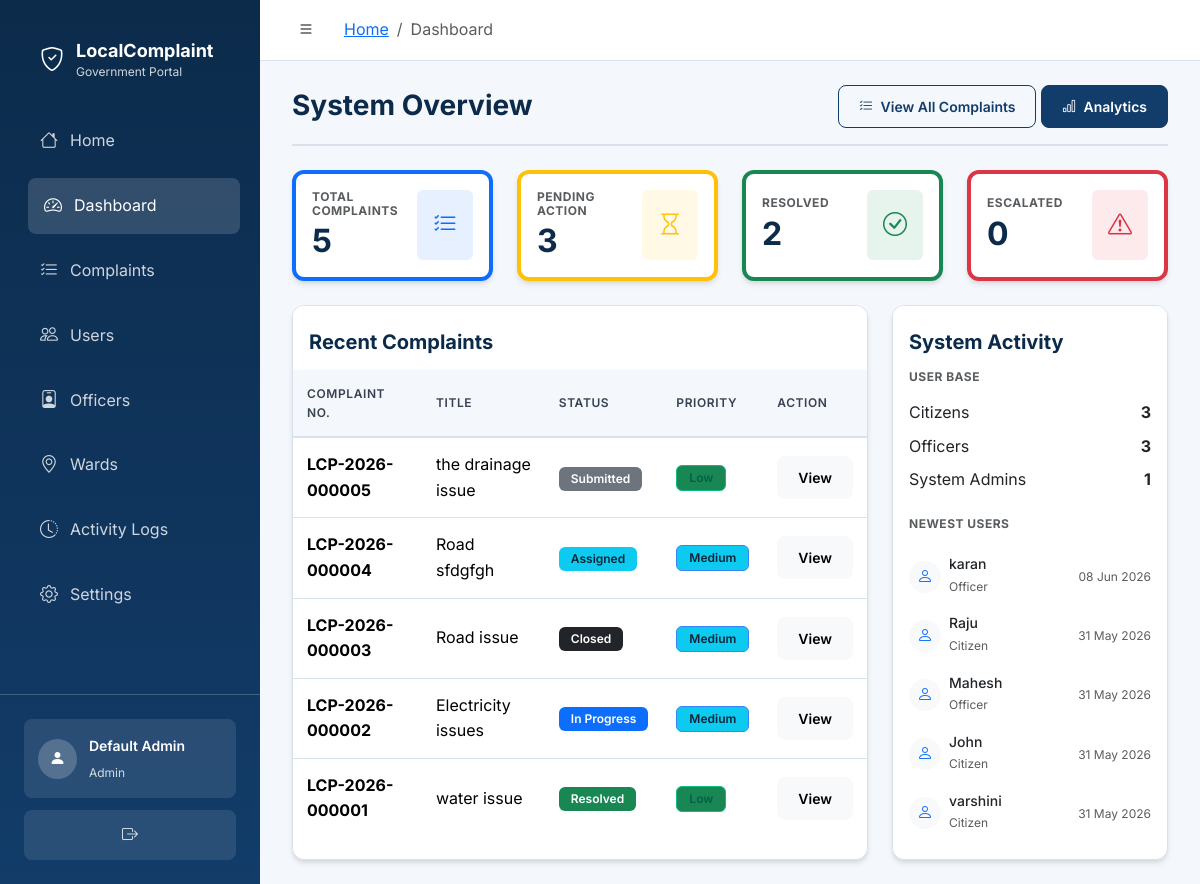
The app's page /admin/dashboard (signed in), older data.
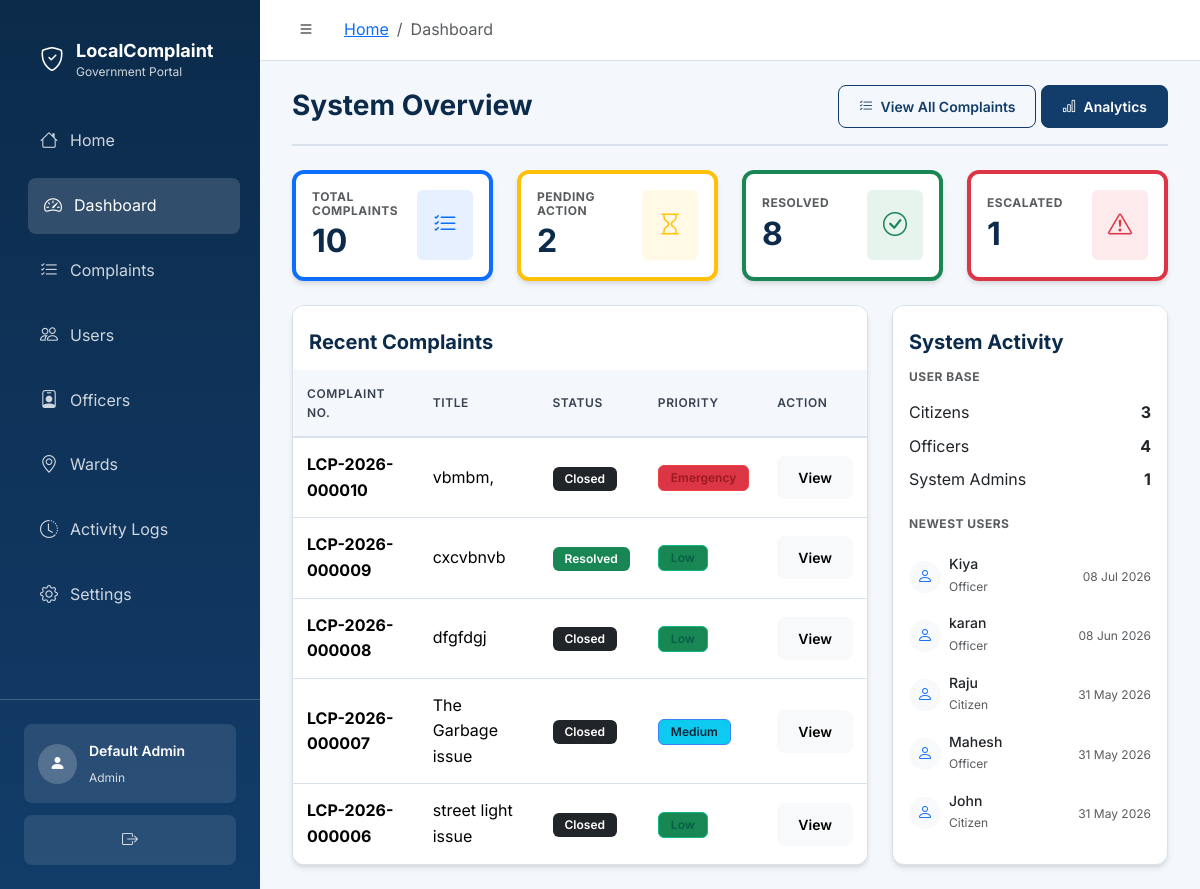
The same page, newer data.
### backend/models/complaint.py (models this page shows, shortened)
class Complaint(db.Model):
    __tablename__ = "complaints"
    STATUS_SUBMITTED = "Submitted"
    STATUS_ASSIGNED = "Assigned"
    STATUS_IN_PROGRESS = "In Progress"
    STATUS_RESOLVED = "Resolved"
    STATUS_CLOSED = "Closed"
    STATUSES = (
        STATUS_SUBMITTED,
        STATUS_ASSIGNED,
        STATUS_IN_PROGRESS,
        STATUS_RESOLVED,
        STATUS_CLOSED,
    )
    PRIORITY_LOW = "Low"
    PRIORITY_MEDIUM = "Medium"
    PRIORITY_HIGH = "High"
    PRIORITY_EMERGENCY = "Emergency"
    PRIORITIES = (
        PRIORITY_LOW,
        PRIORITY_MEDIUM,
        PRIORITY_HIGH,
        PRIORITY_EMERGENCY,
    )
    ESCALATION_NORMAL = "Normal"
    ESCALATION_URGENT = "Urgent"
    ESCALATION_CRITICAL = "Critical"
    ESCALATION_LEVELS = (
        ESCALATION_NORMAL,
        ESCALATION_URGENT,
        ESCALATION_CRITICAL,
    )
    REFILE_AFTER_DAYS = 7
    complaint_id = db.Column(db.Integer, primary_key=True, autoincrement=True)
    complaint_number = db.Column(
        db.String(30),
        unique=True,
        nullable=True,
        index=True,
    )
    title = db.Column(db.String(200), nullable=False)
    description = db.Column(db.Text, nullable=False)
    category_id = db.Column(
        db.Integer,
        db.ForeignKey(
            "complaint_categories.category_id",
            ondelete="RESTRICT",
            onupdate="CASCADE",
        ),
        nullable=False,
        index=True,
    )
    priority = db.Column(
        db.Enum(*PRIORITIES, name="complaint_priority"),
        nullable=False,
        default=PRIORITY_MEDIUM,
        index=True,
    )
    status = db.Column(
        db.Enum(*STATUSES, name="complaint_status"),
        nullable=False,
        default=STATUS_SUBMITTED,
        index=True,
    )
    escalation_level = db.Column(
        db.Enum(*ESCALATION_LEVELS, name="complaint_escalation_level"),
        nullable=False,
        default=ESCALATION_NORMAL,
        index=True,
    )
    location = db.Column(db.String(255), nullable=False)
    ward_id = db.Column(
        db.Integer,
        db.ForeignKey("wards.ward_id", ondelete="RESTRICT", onupdate="CASCADE"),
        nullable=False,
        index=True,
    )
    citizen_id = db.Column(
        db.Integer,
        db.ForeignKey("users.user_id", ondelete="RESTRICT", onupdate="CASCADE"),
        nullable=False,
        index=True,
    )
    assigned_officer_id = db.Column(
        db.Integer,
        db.ForeignKey("users.user_id", ondelete="SET NULL", onupdate="CASCADE"),
        index=True,
    )
    before_image_path = db.Column(db.String(255))
    after_image_path = db.Column(db.String(255))
    resolution_notes = db.Column(db.Text)
    work_performed = db.Column(db.Text)
    materials_used = db.Column(db.Text)
    additional_remarks = db.Column(db.Text)
    is_active = db.Column(db.Boolean, nullable=False, default=True, index=True)
    submitted_at = db.Column(
        db.DateTime,
        nullable=False,
        default=datetime.utcnow,
        index=True,
    )
    assigned_at = db.Column(db.DateTime)
    resolved_at = db.Column(db.DateTime)
    closed_at = db.Column(db.DateTime)
    created_at = db.Column(db.DateTime, nullable=False, default=datetime.utcnow)
    updated_at = db.Column(
        db.DateTime,
        nullable=False,
        default=datetime.utcnow,
        onupdate=datetime.utcnow,
    )
    category = db.relationship(
        "ComplaintCategory",
        back_populates="complaints",
    )
    ward = db.relationship(
        "Ward",
        back_populates="complaints",
    )
    citizen = db.relationship(
        "User",
        foreign_keys=[citizen_id],
        back_populates="citizen_complaints",
    )
    assigned_officer = db.relationship(
        "User",
        foreign_keys=[assigned_officer_id],
        back_populates="assigned_complaints",
    )
    updates = db.relationship(
        "ComplaintUpdate",
        back_populates="complaint",
        lazy="dynamic",
        cascade="all, delete-orphan",
        order_by="ComplaintUpdate.created_at.asc()",
    )
    notifications = db.relationship(
        "Notification",
        back_populates="complaint",
        lazy="dynamic",
    )
    feedback = db.relationship(
        "Feedback",
        back_populates="complaint",
        uselist=False,
        cascade="all, delete-orphan",
    )

### backend/models/user.py (models this page shows, shortened)
class User(UserMixin, db.Model):
    __tablename__ = "users"
    ROLE_CITIZEN = "citizen"
    ROLE_OFFICER = "officer"
    ROLE_ADMIN = "admin"
    ROLES = (ROLE_CITIZEN, ROLE_OFFICER, ROLE_ADMIN)
    user_id = db.Column(db.Integer, primary_key=True, autoincrement=True)
    full_name = db.Column(db.String(120), nullable=False)
    email = db.Column(db.String(150), nullable=False, unique=True, index=True)
    password_hash = db.Column(db.String(255), nullable=False)
    phone = db.Column(db.String(20))
    role = db.Column(
        db.Enum(*ROLES, name="user_role"),
        nullable=False,
        default=ROLE_CITIZEN,
        index=True,
    )
    security_question = db.Column(db.String(255))
    security_answer_hash = db.Column(db.String(255))
    is_active = db.Column(db.Boolean, nullable=False, default=True, index=True)
    created_at = db.Column(db.DateTime, nullable=False, default=datetime.utcnow)
    updated_at = db.Column(
        db.DateTime,
        nullable=False,
        default=datetime.utcnow,
        onupdate=datetime.utcnow,
    )
    citizen_complaints = db.relationship(
        "Complaint",
        foreign_keys="Complaint.citizen_id",
        back_populates="citizen",
        lazy="dynamic",
    )
    assigned_complaints = db.relationship(
        "Complaint",
        foreign_keys="Complaint.assigned_officer_id",
        back_populates="assigned_officer",
        lazy="dynamic",
    )
    assigned_wards = db.relationship(
        "Ward",
        foreign_keys="Ward.assigned_officer_id",
        back_populates="assigned_officer",
        lazy="dynamic",
    )
    complaint_updates = db.relationship(
        "ComplaintUpdate",
        back_populates="updated_by_user",
        lazy="dynamic",
    )
    notifications = db.relationship(
        "Notification",
        back_populates="user",
        lazy="dynamic",
        cascade="all, delete-orphan",
    )
    feedback_entries = db.relationship(
        "Feedback",
        back_populates="citizen",
        lazy="dynamic",
    )
    activity_logs = db.relationship(
        "ActivityLog",
        back_populates="user",
        lazy="dynamic",
    )

### backend/routes/admin_routes.py (the view)
@admin_bp.route("/dashboard")
@admin_required
def dashboard():
    escalate_all_pending_complaints()
    total_users = User.query.count()
    total_citizens = User.query.filter_by(role=User.ROLE_CITIZEN).count()
    total_officers = User.query.filter_by(role=User.ROLE_OFFICER).count()
    total_complaints = Complaint.query.count()
    pending_complaints = Complaint.query.filter(Complaint.status.in_([Complaint.STATUS_SUBMITTED, Complaint.STATUS_ASSIGNED, Complaint.STATUS_IN_PROGRESS])).count()
    resolved_complaints = Complaint.query.filter(Complaint.status.in_([Complaint.STATUS_RESOLVED, Complaint.STATUS_CLOSED])).count()
    closed_complaints = Complaint.query.filter_by(status=Complaint.STATUS_CLOSED).count()
    escalated_complaints = Complaint.query.filter(Complaint.escalation_level.in_([Complaint.ESCALATION_URGENT, Complaint.ESCALATION_CRITICAL])).count()
    recent_complaints = (
        Complaint.query.options(
            db.joinedload(Complaint.category),
            db.joinedload(Complaint.ward),
            db.joinedload(Complaint.assigned_officer),
            db.joinedload(Complaint.citizen),
        )
        .order_by(Complaint.submitted_at.desc())
        .limit(5)
        .all()
    )
    recent_users = User.query.order_by(User.created_at.desc()).limit(5).all()
    return render_template(
        "admin/dashboard.html",
        total_users=total_users,
        total_citizens=total_citizens,
        total_officers=total_officers,
        total_complaints=total_complaints,
        pending_complaints=pending_complaints,
        resolved_complaints=resolved_complaints,
        closed_complaints=closed_complaints,
        escalated_complaints=escalated_complaints,
        recent_complaints=recent_complaints,
        recent_users=recent_users
    )

### backend/templates/admin/dashboard.html (shortened to what the changed rows need)
{% extends "base_dashboard.html" %}
{% import "components/macros.html" as ui %}
{% block content %}
<div class="page-header d-flex justify-content-between align-items-center mb-4">
  <h1 class="h3 mb-0">System Overview</h1>
</div>
<div class="row row-cols-1 row-cols-md-2 row-cols-xl-4 g-4 mb-4">
  <div class="col">
    <div class="card card-dashboard h-100 border-start border-primary border-4">
      <div class="card-body">
        <div class="d-flex justify-content-between align-items-center">
          <div>
            <h6 class="text-muted text-uppercase mb-1" style="font-size: 0.75rem; letter-spacing: 0.5px;">Total Complaints</h6>
            <h2 class="mb-0">{{ total_complaints }}</h2>
          </div>
        </div>
      </div>
    </div>
  </div>
  <div class="col">
    <div class="card card-dashboard h-100 border-start border-warning border-4">
      <div class="card-body">
        <div class="d-flex justify-content-between align-items-center">
          <div>
            <h6 class="text-muted text-uppercase mb-1" style="font-size: 0.75rem; letter-spacing: 0.5px;">Pending Action</h6>
            <h2 class="mb-0">{{ pending_complaints }}</h2>
          </div>
        </div>
      </div>
    </div>
  </div>
  <div class="col">
    <div class="card card-dashboard h-100 border-start border-success border-4">
      <div class="card-body">
        <div class="d-flex justify-content-between align-items-center">
          <div>
            <h6 class="text-muted text-uppercase mb-1" style="font-size: 0.75rem; letter-spacing: 0.5px;">Resolved</h6>
            <h2 class="mb-0">{{ resolved_complaints }}</h2>
          </div>
        </div>
      </div>
    </div>
  </div>
  <div class="col">
    <div class="card card-dashboard h-100 border-start border-danger border-4">
      <div class="card-body">
        <div class="d-flex justify-content-between align-items-center">
          <div>
            <h6 class="text-muted text-uppercase mb-1" style="font-size: 0.75rem; letter-spacing: 0.5px;">Escalated</h6>
            <h2 class="mb-0">{{ escalated_complaints }}</h2>
          </div>
        </div>
      </div>
    </div>
  </div>
</div>
<div class="row g-4">
  <div class="col-lg-8">
    <div class="card card-dashboard h-100">
      <div class="card-body p-0 mt-3">
        <div class="table-responsive">
          <table class="table table-modern mb-0">
            <thead>
              <tr>
                <th>Complaint No.</th>
                <th>Title</th>
                <th>Status</th>
                <th>Priority</th>
                <th>Action</th>
              </tr>
            </thead>
            <tbody>
              {% for complaint in recent_complaints %}
              <tr>
                <td><strong>{{ complaint.complaint_number }}</strong></td>
                <td>{{ complaint.title | truncate(35) }}</td>
                <td>{{ ui.status_badge(complaint.status) }}</td>
                <td>{{ ui.priority_badge(complaint.priority) }}</td>
                <td>
                  <a href="{{ url_for('admin.view_complaint', complaint_id=complaint.complaint_id) }}" class="btn btn-sm btn-light">View</a>
                </td>
              </tr>
              {% endfor %}
            </tbody>
          </table>
        </div>
      </div>
    </div>
  </div>
  <div class="col-lg-4">
    <div class="card card-dashboard h-100">
      <div class="card-body">
        <div class="mb-4">
          <div class="d-flex justify-content-between mb-2">
            <span>Officers</span>
            <strong>{{ total_officers }}</strong>
          </div>
        </div>
        <div class="list-group list-group-flush">
          {% for user in recent_users %}
          <div class="list-group-item px-0 border-0 py-2 d-flex justify-content-between align-items-center">
            <div class="d-flex align-items-center">
              <div class="avatar bg-light text-primary rounded-circle d-flex align-items-center justify-content-center me-2" style="width: 32px; height: 32px;">
                <i class="bi bi-person"></i>
              </div>
              <div>
                <div class="mb-0 fw-medium lh-sm" style="font-size: 0.875rem;">{{ user.full_name }}</div>
                <small class="text-muted" style="font-size: 0.75rem;">{{ user.role|title }}</small>
              </div>
            </div>
            <small class="text-muted" style="font-size: 0.75rem;">{{ user.created_at|date }}</small>
          </div>
          {% else %}
          <div class="text-muted small">No recent users.</div>
          {% endfor %}
        </div>
      </div>
    </div>
  </div>
</div>
{% endblock %}

### backend/templates/base_dashboard.html (shortened to what this page needs)
<!doctype html>
<html lang="en">
<head>
  <link href="https://cdn.jsdelivr.net/npm/bootstrap@5.3.3/dist/css/bootstrap.min.css" rel="stylesheet">
  <link href="https://cdn.jsdelivr.net/npm/bootstrap-icons@1.11.3/font/bootstrap-icons.min.css" rel="stylesheet">
  <link rel="stylesheet" href="{{ url_for('static', filename='css/style.css') }}">
</head>
<body class="dashboard-body">
  <aside class="sidebar" id="sidebar">
    <div class="sidebar-header">
      <a href="{{ url_for('index') }}" class="sidebar-brand">
        <div class="sidebar-brand-icon"><i class="bi bi-shield-check"></i></div>
        <div class="sidebar-brand-text">
          <span class="sidebar-brand-title">LocalComplaint</span>
          <span class="sidebar-brand-sub">Government Portal</span>
        </div>
      </a>
    </div>
    <nav class="sidebar-nav">
      {% block sidebar_nav %}
        {% if current_user.is_authenticated %}
          {% if current_user.role == 'citizen' %}
            {% include "components/sidebar_citizen.html" %}
          {% elif current_user.role == 'officer' %}
            {% include "components/sidebar_officer.html" %}
          {% elif current_user.role == 'admin' %}
            {% include "components/sidebar_admin.html" %}
          {% endif %}
        {% endif %}
      {% endblock %}
    </nav>
    <div class="sidebar-footer">
      <div class="sidebar-user">
        <div class="sidebar-user-avatar">
          <i class="bi bi-person-fill"></i>
        </div>
        <div class="sidebar-user-info">
          <span class="sidebar-user-name">{{ current_user.full_name if current_user.is_authenticated else 'Guest' }}</span>
          <span class="sidebar-user-role">{{ current_user.role | capitalize if current_user.is_authenticated else '' }}</span>
        </div>
      </div>
      <a href="{{ url_for('auth.logout') }}" class="sidebar-logout" title="Logout">
        <i class="bi bi-box-arrow-right"></i>
      </a>
    </div>
  </aside>
  <div class="main-wrapper">
    <header class="topbar">
      <button class="topbar-toggle" id="sidebarToggle" aria-label="Toggle sidebar">
        <i class="bi bi-list"></i>
      </button>
      <div class="topbar-breadcrumb">
        {% block breadcrumb %}
          {% set path_parts = request.path.strip('/').split('/') %}
          <nav aria-label="breadcrumb">
            <ol class="breadcrumb mb-0">
              <li class="breadcrumb-item"><a href="{{ url_for(current_user.role|lower + '.dashboard') if current_user.is_authenticated else url_for('index') }}">Home</a></li>
              {% for part in path_parts %}
                {% if part != current_user.role|lower %}
                  {% if loop.last %}
                    <li class="breadcrumb-item active" aria-current="page">{{ part | replace('_', ' ') | replace('-', ' ') | title }}</li>
                  {% else %}
                    <li class="breadcrumb-item text-muted">{{ part | replace('_', ' ') | replace('-', ' ') | title }}</li>
                  {% endif %}
                {% endif %}
              {% endfor %}
            </ol>
          </nav>
        {% endblock %}
      </div>
    </header>
    <main class="page-content">
      {% block content %}{% endblock %}
    </main>
  </div>
</body>
</html>

### backend/templates/components/macros.html (shortened to what this page needs)
{% macro status_badge(status) %}
  {% set badge_class = status | replace(' ', '-') %}
  <span class="badge badge-status-{{ badge_class }}">{{ status }}</span>
{% endmacro %}
{% macro priority_badge(priority) %}
  <span class="badge badge-priority-{{ priority }}">{{ priority }}</span>
{% endmacro %}

Row changes from the older to the newer data that the page shows:
no longer on this page (row edited): Complaint: complaint_number "LCP-2026-000005", title "the drainage issue", status "Submitted", priority "Low"
no longer on this page (row edited): Complaint: complaint_number "LCP-2026-000004", title "Road sfdgfgh", status "Assigned", priority "Medium"
no longer on this page (row edited): Complaint: complaint_number "LCP-2026-000003", title "Road issue", status "Closed", priority "Medium"
no longer on this page (row edited): Complaint: complaint_number "LCP-2026-000002", title "Electricity issues", status "In Progress", priority "Medium"
no longer on this page (row unchanged): Complaint: complaint_number "LCP-2026-000001", title "water issue", status "Resolved", priority "Low"
no longer on this page (row unchanged): User: full_name "varshini", role "Citizen", created_at "31 May 2026"
added Complaint: complaint_number "LCP-2026-000010", title "vbmbm,", status "Closed", priority "Emergency"
added Complaint: complaint_number "LCP-2026-000009", title "cxcvbnvb", status "Resolved", priority "Low"
added Complaint: complaint_number "LCP-2026-000008", title "dfgfdgj", status "Closed", priority "Low"
added Complaint: complaint_number "LCP-2026-000007", title "The Garbage issue", status "Closed", priority "Medium"
added Complaint: complaint_number "LCP-2026-000006", title "street light issue", status "Closed", priority "Low"
added User: full_name "Kiya", role "Officer", created_at "08 Jul 2026"
Text that changed along with them:
{{ total_complaints }}: "5" → "10"
{{ pending_complaints }}: "3" → "2"
{{ resolved_complaints }}: "2" → "8"
{{ escalated_complaints }}: "0" → "1"
{{ total_officers }}: "3" → "4"
